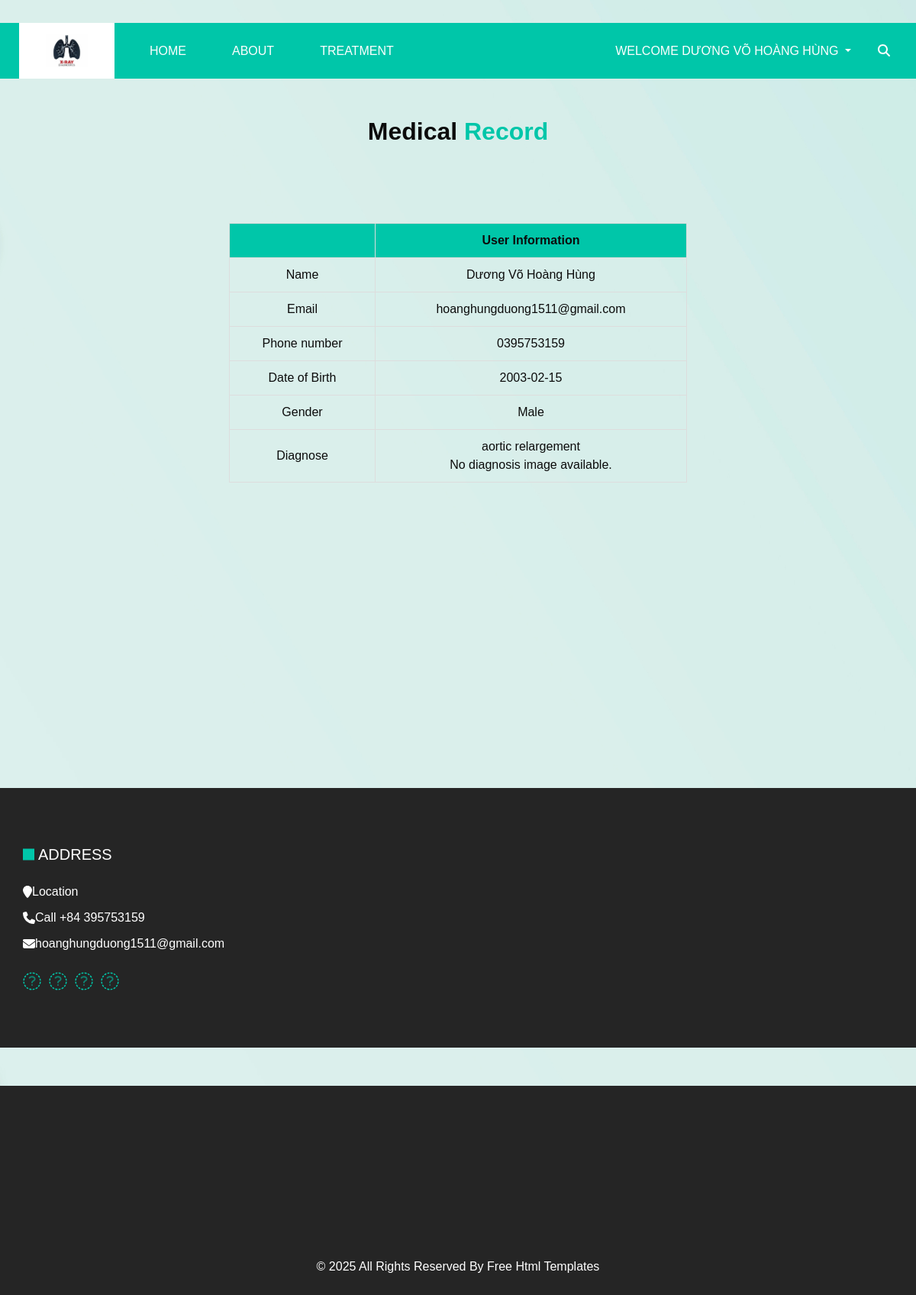
Page /user_info (signed in) on the committed database.
### myproject/models.py (models this page shows, shortened)
class User(db.Model, UserMixin):
    __tablename__ = 'users'
    id = db.Column(db.Integer, primary_key=True)
    name = db.Column(db.String(64), index=True, nullable=False)
    email = db.Column(db.String(128), unique=True, index=True, nullable=False)
    phone_number = db.Column(db.String(15), nullable=False)
    birth_day = db.Column(db.Date, nullable=False)
    gender = db.Column(Enum('Male', 'Female', 'Other', name='gender_types'), nullable=False)
    username = db.Column(db.String(64), unique=True, index=True, nullable=False)
    password_hash = db.Column(db.String(128), nullable=False)
    diagnose_name = db.Column(db.String(128))
    diagnose_image = db.Column(db.String(128))
    role = db.Column(db.String(50))  # 'doctor' or 'patient'

### app.py (the view)
@app.route('/user_info', methods=['GET'])
@login_required
def user_info():
    user = current_user  # `current_user` được Flask-Login cung cấp
    user_data = {
        'index': 1,
        'name': user.name,
        'email': user.email,
        'phone_number': user.phone_number,
        'birth_day': user.birth_day,
        'gender': user.gender,
        'diagnose_name': user.diagnose_name,
        'diagnose_image': user.diagnose_image
    }
    return render_template('user_info.html', user_data=user_data)

### myproject/models.py (called while the page is built)
@login_manager.user_loader
def load_user(user_id):
    return User.query.get(int(user_id))

### myproject/templates/user_info.html (shortened to what this page needs)
{% extends "base.html" %}
{% block content %}
<table>
    <h2 class="bold-text">Medical<span style=" color: #00c6a9 ; font-weight: bold;"> Record</span></h2>
    <thead>
        <tr>
            <th></th>
            <th>User Information</th>
        </tr>
    </thead>
    <tbody>
        <tr>
            <td>Name</td>
            <td>{{ user_data.name }}</td>
        </tr>
        <tr>
            <td>Email</td>
            <td>{{ user_data.email }}</td>
        </tr>
        <tr>
            <td>Phone number</td>
            <td>{{ user_data.phone_number }}</td>
        </tr>
        <tr>
            <td>Date of Birth</td>
            <td>{{ user_data.birth_day }}</td>
        </tr>
        <tr>
            <td>Gender</td>
            <td>{{ user_data.gender }}</td>
        </tr>
        <tr>
            <td>Diagnose</td>
            <td>
                {% if user_data.diagnose_name %}
                    <span>{{ user_data.diagnose_name }}</span>
                    <br>
                    {% if user_data.diagnose_image %}
                        <img src="{{ url_for('show_image', filename=user_data.diagnose_image) }}" alt="Diagnosed Image" style="max-width: 300px; margin-top: 10px;">
                    {% else %}
                        <span>No diagnosis image available.</span>
                    {% endif %}
                {% else %}
                    <span>You have not been diagnosed.</span>
                {% endif %}
            </td>
        </tr>
    </tbody>
</table>
{% endblock %}

### myproject/templates/base.html (shortened to what this page needs)
<!DOCTYPE html>
<html>
<head>
  <link rel="stylesheet" href="{{ url_for('static', filename='css/bootstrap.css') }}" />
  <link rel="stylesheet" type="text/css" href="https://cdnjs.cloudflare.com/ajax/libs/OwlCarousel2/2.3.4/assets/owl.carousel.min.css" />
  <link rel="stylesheet" href="{{ url_for('static', filename='css/font-awesome.min.css') }}" />
  <link rel="stylesheet" href="https://cdnjs.cloudflare.com/ajax/libs/jquery-nice-select/1.1.0/css/nice-select.min.css" />
  <link rel="stylesheet" href="https://cdnjs.cloudflare.com/ajax/libs/bootstrap-datepicker/1.3.0/css/datepicker.css">
  <link rel="stylesheet" href="{{ url_for('static', filename='css/style.css') }}" />
  <link rel="stylesheet" href="{{ url_for('static', filename='css/responsive.css') }}" />
  <link rel="stylesheet" href="https://cdnjs.cloudflare.com/ajax/libs/font-awesome/6.6.0/css/all.min.css" />
</head>
<body>
  <div class="hero_area">
    <header class="header_section">
      <div class="header_top">
      </div>
      <div class="header_bottom">
        <div class="container-fluid">
          <nav class="navbar navbar-expand-lg custom_nav-container ">
            <a class="navbar-brand" href="{% if current_user.role == 'doctor' %}{{ url_for('doctor_dashboard') }}{% else %}{{ url_for('patient_dashboard') }}{% endif %}">
              <img src="{{ url_for('static', filename='images/logo.jfif') }}" alt="logo">
            </a>
            <div class="collapse navbar-collapse" id="navbarSupportedContent">
              <div class="d-flex mr-auto flex-column flex-lg-row align-items-center">
                <ul class="navbar-nav  ">
                  <li class="nav-item active">
                    <a class="nav-link" href="{{url_for('index')}}">Home <span class="sr-only">(current)</span></a>
                  </li>
                  <li class="nav-item">
                    <a class="nav-link" href="about.html"> About</a>
                  </li>
                  <li class="nav-item">
                    <a class="nav-link" href="treatment.html">Treatment</a>
                  </li>
                </ul>
              </div>
              <div class="quote_btn-container">
                {% if current_user.is_authenticated %}
                <div class="dropdown" >
                    <a href="#" id="dropdownMenu" class="dropdown-toggle" data-toggle="dropdown" aria-expanded="false">
                      Welcome {{ current_user.name }}
                    </a>
                  </div>
                {% endif %}
              </div>
                <form class="form-inline">
                  <button class="btn  my-2 my-sm-0 nav_search-btn" type="submit">
                    <i class="fa fa-search" aria-hidden="true"></i>
                  </button>
                </form>
              </div>
            </div>
        </div>
      </div>
    <main>
        {% block content %}{% endblock %}
      </main>
  <section class="info_section ">
    <div class="container">
      <div class="info_bottom layout_padding2">
        <div class="row info_main_row">
          <div class="col-md-6 col-lg-3">
            <h5>
              Address
            </h5>
            <div class="info_contact">
              <a href="">
                <i class="fa fa-map-marker" aria-hidden="true"></i>
                <span>
                  Location
                </span>
              </a>
              <a href="">
                <i class="fa fa-phone" aria-hidden="true"></i>
                <span>
                  Call +84 395753159
                </span>
              </a>
              <a href="">
                <i class="fa fa-envelope"></i>
                <span>
                  hoanghungduong1511@gmail.com
                </span>
              </a>
            </div>
            <div class="social_box">
              <a href="">
                <i class="fa fa-facebook" aria-hidden="true"></i>
              </a>
              <a href="">
                <i class="fa fa-twitter" aria-hidden="true"></i>
              </a>
              <a href="">
                <i class="fa fa-linkedin" aria-hidden="true"></i>
              </a>
              <a href="">
                <i class="fa fa-instagram" aria-hidden="true"></i>
              </a>
            </div>
          </div>
            </div>
          </div>
        </div>
  </section>
  <footer class="footer_section">
    <div class="container">
      <p>
        &copy; <span id="displayYear"></span> All Rights Reserved By
        <a href="https://html.design/">Free Html Templates</a>
      </p>
    </div>
  </footer>
</body>
</html>

### myproject/static/css/style.css (style rules this page uses)
body { font-family: 'Roboto', sans-serif; color: #0c0c0c; background-color: #ffffff; overflow-x: hidden; }
.layout_padding2 { padding: 75px 0; }
a, a:hover, a:focus { text-decoration: none; }
.btn, .btn:focus { outline: none !important; -webkit-box-shadow: none; box-shadow: none; }
.hero_area { position: relative; }
.header_section .header_top { padding: 15px 0; }
.header_section .header_bottom { background-color: #00c6a9; }
.header_section .header_bottom .container-fluid { padding-right: 25px; padding-left: 25px; }
.navbar-brand { background-color: #ffffff; padding: 15px 35px; }
.navbar-brand img { width: 55px; }
.custom_nav-container { padding: 0; }
.custom_nav-container .navbar-nav .nav-item .nav-link { padding: 3px 15px; margin: 10px 15px; color: #ffffff; text-align: center; text-transform: uppercase; }
.custom_nav-container .nav_search-btn { width: 35px; height: 35px; padding: 0; border: none; color: #ffffff; }
.quote_btn-container { display: -webkit-box; display: -ms-flexbox; display: flex; -webkit-box-align: center; -ms-flex-align: center; align-items: center; }
.quote_btn-container a { color: #ffffff; margin-right: 25px; text-transform: uppercase; }
.info_section { background-color: #252525; color: #ffffff; }
.info_section h5 { text-transform: uppercase; position: relative; padding-left: 20px; margin-bottom: 25px; }
.info_section h5:before { content: ""; position: absolute; top: 50%; left: 0; width: 15px; height: 15px; background-color: #00c6a9; -webkit-transform: translateY(-50%); transform: translateY(-50%); }
.info_section .info_contact a { display: -webkit-box; display: -ms-flexbox; display: flex; -webkit-box-align: center; -ms-flex-align: center; align-items: center; color: #ffffff; margin-bottom: 10px; }
.info_section .social_box { width: 100%; display: -webkit-box; display: -ms-flexbox; display: flex; margin-top: 25px; }
.info_section .social_box a { display: -webkit-box; display: -ms-flexbox; display: flex; -webkit-box-pack: center; -ms-flex-pack: center; justify-content: center; -webkit-box-align: center; -ms-flex-align: center; align-items: center; color: #00c6a9; font-size: 24px; margin-right: 10px; }
.footer_section { position: relative; background-color: #252525; text-align: center; margin-top: 50px; }
.footer_section p { color: #ffffff; padding: 25px 0; margin: 0; }
.footer_section p a { color: inherit; }
.dropdown { position: relative; }
* { margin: 0; padding: 0; box-sizing: border-box; font-family: "Poppins", sans-serif; }
table { width: 50%; margin: 20px auto; border-collapse: collapse; text-align: center; margin-top: 100px; margin-bottom: 400px; }
th, td { border: 1px solid #ddd; padding: 10px; }
th { background-color: #00c6a9; }
h2 { text-align: center; margin-bottom: 50px; margin-top: 50px; }
.bold-text { font-weight: bold; }
footer { padding-top: 200px; }

### myproject/static/css/responsive.css (style rules this page uses)
@media (min-width: 1200px) { .container { max-width: 1170px; } }

### rows in the picture
User: name "DƯƠNG VÕ HOÀNG HÙNG", name "Dương Võ Hoàng Hùng", email "hoanghungduong1511@gmail.com", phone_number "0395753159", birth_day "2003-02-15", gender "Male", diagnose_name "aortic relargement"
